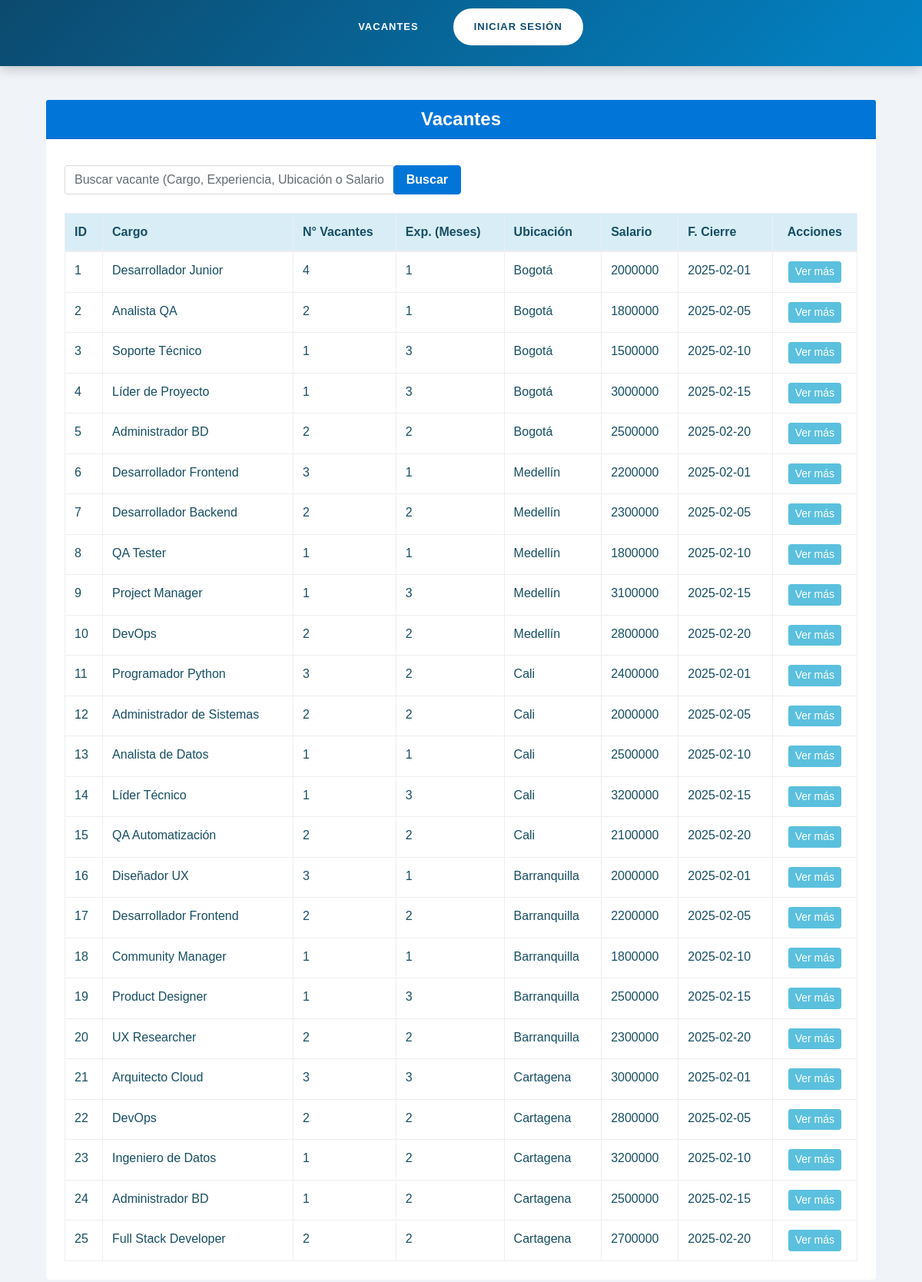
The page /?controller=vacante&action=show on the database its author committed.
### tables this page shows
CREATE TABLE `vacante` (
  `vacant_id` int(8) NOT NULL,
  `empr_id` int(11) NOT NULL,
  `cargo` varchar(40) NOT NULL,
  `desc_cargo` varchar(100) NOT NULL,
  `nro_vacantes` int(3) NOT NULL,
  `requisitos` varchar(100) NOT NULL,
  `exp_requerida` int(3) NOT NULL,
  `tipo_vinculo` varchar(30) NOT NULL,
  `ubicacion` varchar(30) NOT NULL,
  `salario` bigint(20) NOT NULL,
  `fecha_cierre` date NOT NULL
);

### index.php (called while the page is built, shortened)
<?php
require_once('views/Layouts/layout.php');

### controllers/vacanteController.php (called while the page is built, shortened)
<?php
class VacanteController
{
    function show()
    {
        $tipo = isset($_SESSION['tipo']) ? $_SESSION['tipo'] : '';
        if ($tipo == 'empresa') {
            $listaVacantes = Vacante::searchByEmpresa($_SESSION['usuario_id']);
        } else {
            $listaVacantes = Vacante::all();
        }
        require_once('Views/Vacante/show.php');
    }
}
?>

### models/Vacante.php (called while the page is built, shortened)
<?php
class Vacante
{
    private $vacant_id;
    private $cargo;
    private $nro_vacantes;
    private $exp_requerida;
    private $ubicacion;
    private $salario;
    private $fecha_cierre;
    public function getVacantId()
    {
        return $this->vacant_id;
    }
    public function getCargo()
    {
        return $this->cargo;
    }
    public function getNroVacantes()
    {
        return $this->nro_vacantes;
    }
    public function getExpRequerida()
    {
        return $this->exp_requerida;
    }
    public function getUbicacion()
    {
        return $this->ubicacion;
    }
    public function getSalario()
    {
        return $this->salario;
    }
    public function getFechaCierre()
    {
        return $this->fecha_cierre;
    }
    public function setVacantId($vacant_id)
    {
        $this->vacant_id = $vacant_id;
    }
    public function setCargo($cargo)
    {
        $this->cargo = $cargo;
    }
    public function setNroVacantes($nro_vacantes)
    {
        $this->nro_vacantes = $nro_vacantes;
    }
    public function setExpRequerida($exp_requerida)
    {
        $this->exp_requerida = $exp_requerida;
    }
    public function setUbicacion($ubicacion)
    {
        $this->ubicacion = $ubicacion;
    }
    public function setSalario($salario)
    {
        $this->salario = $salario;
    }
    public function setFechaCierre($fecha_cierre)
    {
        $this->fecha_cierre = $fecha_cierre;
    }
    public static function all()
    {
        $db = Db::getConnect();
        $listaVacantes = [];
        $select = $db->query('SELECT * FROM vacante ORDER BY vacant_id');
        foreach ($select->fetchAll() as $vacante) {
            $listaVacantes[] = new Vacante($vacante['vacant_id'], $vacante['empr_id'], $vacante['cargo'], $vacante['desc_cargo'], $vacante['nro_vacantes'], $vacante['requisitos'], $vacante['exp_requerida'], $vacante['tipo_vinculo'], $vacante['ubicacion'], $vacante['salario'], $vacante['fecha_cierre']);
        }
        return $listaVacantes;
    }
}
?>

### views/Vacante/show.php (the view, shortened to what this page needs)
<?php
$tipo = isset($_SESSION['tipo']) ? $_SESSION['tipo'] : '';
?>
<div class="container mt-4">
    <div class="card shadow-lg border-0 rounded-4">
        <div class="card-header bg-primary text-white text-center">
            <h4 class="mb-0 font-weight-bold">
                <?php echo ($tipo == 'empresa') ? 'Mis Vacantes' : 'Vacantes'; ?>
            </h4>
        </div>
        <div class="card-body p-4">
            <form class="d-flex justify-content-between align-items-center mb-4 mt-0"
                action="?controller=vacante&action=search" method="post">
                <div class="input-group w-50">
                    <input class="form-control" name="busqueda" type="text"
                        placeholder="Buscar vacante (Cargo, Experiencia, Ubicación o Salario)">
                    <button type="submit" class="btn btn-primary font-weight-bold ms-2">Buscar</button>
                </div>
            </form>
            <div class="table-responsive">
                <table class="table table-hover table-bordered align-middle mb-0">
                    <thead class="table-info text-center">
                        <tr>
                            <th>ID</th>
                            <th>Cargo</th>
                            <th>N° Vacantes</th>
                            <th>Exp. (Meses)</th>
                            <th>Ubicación</th>
                            <th>Salario</th>
                            <th>F. Cierre</th>
                            <th class="text-center">Acciones</th>
                        </tr>
                    </thead>
                    <tbody>
                        <?php if (!empty($listaVacantes)) { ?>
                            <?php foreach ($listaVacantes as $vac) { ?>
                                <tr>
                                    <td><?php echo $vac->getVacantId(); ?></td>
                                    <td><?php echo $vac->getCargo(); ?></td>
                                    <td><?php echo $vac->getNroVacantes(); ?></td>
                                    <td><?php echo $vac->getExpRequerida(); ?></td>
                                    <td><?php echo $vac->getUbicacion(); ?></td>
                                    <td><?php echo $vac->getSalario(); ?></td>
                                    <td><?php echo $vac->getFechaCierre(); ?></td>
                                    <td class="text-center">
                                        <?php if ($tipo == 'empresa'): ?>
                                            <a href="?controller=vacante&action=updateshow&vacant_id=<?php echo $vac->getVacantId(); ?>"
                                                class="btn btn-sm btn-warning me-1">Editar</a>
                                            <a href="?controller=vacante&action=delete&vacant_id=<?php echo $vac->getVacantId(); ?>"
                                                class="btn btn-sm btn-danger"
                                                onclick="return confirm('¿Estás seguro de eliminar esta vacante?');">Eliminar</a>
                                        <?php else: ?>
                                            <a href="?controller=vacante&action=detail&vacant_id=<?php echo $vac->getVacantId(); ?>"
                                                class="btn btn-sm btn-info">Ver más</a>
                                        <?php endif; ?>
                                    </td>
                                </tr>
                            <?php } ?>
                        <?php } ?>
                    </tbody>
                </table>
            </div>
        </div>
    </div>
</div>

### views/Layouts/layout.php (shortened to what this page needs)
<!DOCTYPE html>
<html lang="es">
<head>
    <link rel="stylesheet" type="text/css" href="assets/css/bootstrap.min.css">
    <link rel="stylesheet" type="text/css" href="assets/css/estilosMenu.css">
    <link rel="stylesheet" href="assets/css/confirm.css">
</head>
<body>
    <header>
        <?php
        require_once('views/Layouts/cabecera.php');
        ?>
    </header>
    <main class="container">
        <?php
        require_once('routing.php');
        ?>
    </main>
</body>
</html>

### views/Layouts/cabecera.php (shortened to what this page needs)
<nav class="navbar">
    <div class="navbar-container">
        <ul class="navbar-menu">
            <?php
            if (isset($_SESSION['tipo']) && $_SESSION['tipo'] === 'persona') {
                ?>
                <li class="navbar-item">
                    <a class="navbar-link" href="?controller=persona&action=perfil">Perfil</a>
                </li>
                <li class="navbar-item">
                    <a class="navbar-link" href="?controller=educacion&action=show">Educación</a>
                </li>
                <li class="navbar-item">
                    <a class="navbar-link" href="?controller=experiencia&action=show">Experiencia</a>
                </li>
                <li class="navbar-item">
                    <a class="navbar-link" href="?controller=portafolio&action=show">Portafolio</a>
                </li>
                <li class="navbar-item">
                    <a class="navbar-link" href="?controller=vacante&action=show">Vacantes</a>
                </li>
                <li class="navbar-item">
                    <a class="navbar-link" href="?controller=postulacion&action=show">Postulaciones</a>
                </li>
                <li class="navbar-item ms">
                    <a class="navbar-link navbar-cta" href="?controller=auth&action=logout">Cerrar sesión</a>
                </li>
                <?php
            } else {
                ?>
                <li class="navbar-item">
                    <a class="navbar-link" href="?controller=vacante&action=show">Vacantes</a>
                </li>
                <li class="navbar-item">
                    <a class="navbar-link navbar-cta" href="?controller=auth&action=logout">Iniciar sesión</a>
                </li>
                <?php
            }
            ?>
        </ul>
    </div>
</nav>

### routing.php (shortened to what this page needs)
<?php
$controllers = array(
    'persona' => ['index', 'register', 'save', 'show', 'updateshow', 'update', 'delete', 'search', 'perfil', 'error'],
    'empresa' => ['index', 'register', 'save', 'show', 'updateshow', 'update', 'delete', 'search', 'perfil', 'error'],
    'auth' => ['loginForm', 'login', 'registerForm', 'register', 'logout', 'error'],
    'educacion' => ['index', 'register', 'save', 'show', 'updateshow', 'update', 'delete', 'search', 'perfil', 'error'],
    'experiencia' => ['index', 'register', 'save', 'show', 'updateshow', 'update', 'delete', 'search', 'perfil', 'error'],
    'portafolio' => ['index', 'register', 'save', 'show', 'updateshow', 'update', 'delete', 'search', 'perfil', 'error'],
    'vacante' => ['index', 'register', 'save', 'show', 'updateshow', 'update', 'delete', 'search', 'perfil', 'error', 'detail', 'showempresa'],
    'postulacion' => ['index', 'register', 'save', 'show', 'updateshow', 'update', 'delete', 'search', 'perfil', 'error']
);
$controller = $_GET['controller'] ?? null;
$action = $_GET['action'] ?? null;
if (array_key_exists($controller, $controllers)) {
    if (in_array($action, $controllers[$controller])) {
        call($controller, $action);
    } else {
        call('auth', 'error');
    }
} else {
    call('auth', 'error');
}
function call($controller, $action)
{
    switch ($controller) {
        case 'vacante':
            require_once('models/Vacante.php');
            $controllerObj = new VacanteController();
            break;
    }
    $controllerObj->{$action}();
}
?>

### assets/css/estilosMenu.css (style rules this page uses)
* { margin: 0; padding: 0; box-sizing: border-box; }
body { font-family: Arial, sans-serif; background: #c3e7ef; color: #164e63; min-height: 100vh; padding-top: 120px !important; }
.navbar { background: linear-gradient(135deg, #0c4a6e 0%, #0284c7 100%); box-shadow: 0 4px 15px rgba(0, 0, 0, 0.2); position: fixed; top: 0; width: 100%; z-index: 1000; transition: all 0.3s ease; }
.navbar-container { max-width: 1200px; margin: 0 auto; padding: 0 80px; display: flex; justify-content: space-between; align-items: center; height: 70px; }
.navbar-menu { display: flex; list-style: none; align-items: center; gap: 0; }
.navbar-item { position: relative; }
.navbar-link { display: flex; align-items: center; padding: 15px 25px; color: #ffffff; text-decoration: none; font-weight: bold; font-size: 13px; text-transform: uppercase; letter-spacing: 1px; transition: all 0.3s ease; border-radius: 0; position: relative; overflow: hidden; }
.navbar-link::before { content: ''; position: absolute; top: 0; left: -100%; width: 100%; height: 100%; background: rgba(255, 255, 255, 0.1); transition: left 0.3s ease; z-index: -1; }
.navbar-cta { background-color: #ffffff; color: #0c4a6e; padding: 12px 25px; border-radius: 25px; font-weight: bold; text-transform: uppercase; letter-spacing: 1px; transition: all 0.3s ease; border: 2px solid #ffffff; margin-left: 20px; }
body > *:first-child:not(.navbar) { margin-top: 10px !important; }
.contenedor, .container, .main-content, .content, .wrapper { margin-top: 10px !important; margin-bottom: 10px !important; }
form, .formulario, .form { margin-top: 10px !important; margin-bottom: 10px !important; }
div:has(form), div:has(.formulario), div:has(h1) { margin-top: 10px !important; }

### views/Layouts/layout.php (style rules this page uses)
body { background-color: #F0F4F8; }

### rows shown on the page
vacante: vacant_id "1", cargo "Desarrollador Junior", nro_vacantes "4", exp_requerida "1", ubicacion "Bogotá", salario "2000000", fecha_cierre "2025-02-01"
vacante: vacant_id "2", cargo "Analista QA", nro_vacantes "2", exp_requerida "1", ubicacion "Bogotá", salario "1800000", fecha_cierre "2025-02-05"
vacante: vacant_id "3", cargo "Soporte Técnico", nro_vacantes "1", exp_requerida "3", ubicacion "Bogotá", salario "1500000", fecha_cierre "2025-02-10"
vacante: vacant_id "4", cargo "Líder de Proyecto", nro_vacantes "1", exp_requerida "3", ubicacion "Bogotá", salario "3000000", fecha_cierre "2025-02-15"
vacante: vacant_id "5", cargo "Administrador BD", nro_vacantes "2", exp_requerida "2", ubicacion "Bogotá", salario "2500000", fecha_cierre "2025-02-20"
vacante: vacant_id "6", cargo "Desarrollador Frontend", nro_vacantes "3", exp_requerida "1", ubicacion "Medellín", salario "2200000", fecha_cierre "2025-02-01"
vacante: vacant_id "7", cargo "Desarrollador Backend", nro_vacantes "2", exp_requerida "2", ubicacion "Medellín", salario "2300000", fecha_cierre "2025-02-05"
vacante: vacant_id "8", cargo "QA Tester", nro_vacantes "1", exp_requerida "1", ubicacion "Medellín", salario "1800000", fecha_cierre "2025-02-10"
vacante: vacant_id "9", cargo "Project Manager", nro_vacantes "1", exp_requerida "3", ubicacion "Medellín", salario "3100000", fecha_cierre "2025-02-15"
vacante: vacant_id "10", cargo "DevOps", nro_vacantes "2", exp_requerida "2", ubicacion "Medellín", salario "2800000", fecha_cierre "2025-02-20"
vacante: vacant_id "11", cargo "Programador Python", nro_vacantes "3", exp_requerida "2", ubicacion "Cali", salario "2400000", fecha_cierre "2025-02-01"
vacante: vacant_id "12", cargo "Administrador de Sistemas", nro_vacantes "2", exp_requerida "2", ubicacion "Cali", salario "2000000", fecha_cierre "2025-02-05"
vacante: vacant_id "13", cargo "Analista de Datos", nro_vacantes "1", exp_requerida "1", ubicacion "Cali", salario "2500000", fecha_cierre "2025-02-10"
vacante: vacant_id "14", cargo "Líder Técnico", nro_vacantes "1", exp_requerida "3", ubicacion "Cali", salario "3200000", fecha_cierre "2025-02-15"
vacante: vacant_id "15", cargo "QA Automatización", nro_vacantes "2", exp_requerida "2", ubicacion "Cali", salario "2100000", fecha_cierre "2025-02-20"
vacante: vacant_id "16", cargo "Diseñador UX", nro_vacantes "3", exp_requerida "1", ubicacion "Barranquilla", salario "2000000", fecha_cierre "2025-02-01"
vacante: vacant_id "17", cargo "Desarrollador Frontend", nro_vacantes "2", exp_requerida "2", ubicacion "Barranquilla", salario "2200000", fecha_cierre "2025-02-05"
vacante: vacant_id "18", cargo "Community Manager", nro_vacantes "1", exp_requerida "1", ubicacion "Barranquilla", salario "1800000", fecha_cierre "2025-02-10"
vacante: vacant_id "19", cargo "Product Designer", nro_vacantes "1", exp_requerida "3", ubicacion "Barranquilla", salario "2500000", fecha_cierre "2025-02-15"
vacante: vacant_id "20", cargo "UX Researcher", nro_vacantes "2", exp_requerida "2", ubicacion "Barranquilla", salario "2300000", fecha_cierre "2025-02-20"
vacante: vacant_id "21", cargo "Arquitecto Cloud", nro_vacantes "3", exp_requerida "3", ubicacion "Cartagena", salario "3000000", fecha_cierre "2025-02-01"
vacante: vacant_id "22", cargo "DevOps", nro_vacantes "2", exp_requerida "2", ubicacion "Cartagena", salario "2800000", fecha_cierre "2025-02-05"
vacante: vacant_id "23", cargo "Ingeniero de Datos", nro_vacantes "1", exp_requerida "2", ubicacion "Cartagena", salario "3200000", fecha_cierre "2025-02-10"
vacante: vacant_id "24", cargo "Administrador BD", nro_vacantes "1", exp_requerida "2", ubicacion "Cartagena", salario "2500000", fecha_cierre "2025-02-15"
vacante: vacant_id "25", cargo "Full Stack Developer", nro_vacantes "2", exp_requerida "2", ubicacion "Cartagena", salario "2700000", fecha_cierre "2025-02-20"
